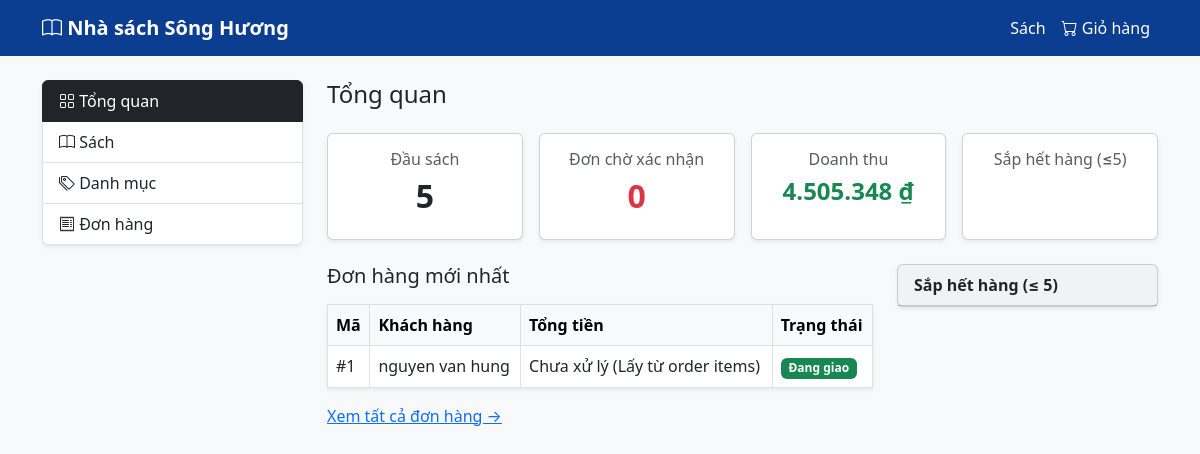
The page /admin on the database its author committed.
### app.py (models this page shows)
class Order(db.Model):
    id = db.Column(db.Integer, primary_key=True)
    customer_name = db.Column(db.String(100), nullable=False)
    phone = db.Column(db.String(20), nullable=False)
    email = db.Column(db.String(100))
    address = db.Column(db.String(200), nullable=False)
    notes = db.Column(db.Text)
    payment_method = db.Column(db.String(50), default="cash")
    total_amount = db.Column(db.Float, default=0)
    status = db.Column(db.String(50), default="Chờ xác nhận")
    created_at = db.Column(db.DateTime, default=datetime.now)
    shipping_at = db.Column(db.DateTime)
    completed_at = db.Column(db.DateTime)
    cancelled_at = db.Column(db.DateTime)
    items = db.relationship(
        "OrderItem", backref="order", lazy=True, cascade="all, delete-orphan"
    )

### app.py (the view)
@app.route("/admin")
def admin_dashboard():
    total_books = Book.query.count()
    total_categories = Category.query.count()
    total_orders = Order.query.count()
    pending_orders = Order.query.filter_by(status="Chờ xác nhận").count()
    total_revenue = (
        db.session.query(func.sum(Order.total_amount))
        .filter(Order.status != "Đã huỷ")
        .scalar()
        or 0
    )
    recent_orders = Order.query.order_by(Order.created_at.desc()).limit(5).all()
    low_stock_books = Book.query.filter(Book.stock <= 5).all()
    return render_template(
        "dashboard.html",
        total_books=total_books,
        book_count=total_books,
        total_categories=total_categories,
        category_count=total_categories,
        total_orders=total_orders,
        order_count=total_orders,
        pending_orders=pending_orders,
        revenue=total_revenue,
        total_revenue=total_revenue,
        recent_orders=recent_orders,
        orders=recent_orders,
        low_stock_books=low_stock_books,
    )

### app.py (called while the page is built)
@app.context_processor
def inject_admin_badges():
    try:
        pending_count = Order.query.filter_by(status="Chờ xác nhận").count()
    except Exception:
        pending_count = 0
    return dict(pending_orders_badge=pending_count)

### templates/dashboard.html (shortened to what this page needs)
{% extends 'base.html' %}
{% block content %}
<div class="row">
    <div class="col-md-3 mb-4">
        <div class="list-group shadow-sm">
            <a href="{{ url_for('admin_dashboard') }}" class="list-group-item list-group-item-action active bg-dark border-dark"><i class="bi bi-grid"></i> Tổng quan</a>
            <a href="{{ url_for('admin_books') }}" class="list-group-item list-group-item-action"><i class="bi bi-book"></i> Sách</a>
            <a href="{{ url_for('admin_categories') }}" class="list-group-item list-group-item-action"><i class="bi bi-tags"></i> Danh mục</a>
            <a href="{{ url_for('admin_orders') }}" class="list-group-item list-group-item-action d-flex justify-content-between align-items-center">
                <span><i class="bi bi-receipt"></i> Đơn hàng</span>
            </a>
        </div>
    </div>
    <div class="col-md-9">
        <h4 class="mb-4">Tổng quan</h4>
        <div class="row g-3 mb-4">
            <div class="col-md-3">
                <div class="card text-center shadow-sm h-100">
                    <div class="card-body">
                        <h6 class="text-muted">Đầu sách</h6>
                        <h2 class="fw-bold">{{ total_books }}</h2>
                    </div>
                </div>
            </div>
            <div class="col-md-3">
                <div class="card text-center shadow-sm h-100">
                    <div class="card-body">
                        <h6 class="text-muted">Đơn chờ xác nhận</h6>
                        <h2 class="fw-bold text-danger">{{ pending_orders }}</h2>
                    </div>
                </div>
            </div>
            <div class="col-md-3">
                <div class="card text-center shadow-sm h-100">
                    <div class="card-body">
                        <h6 class="text-muted">Doanh thu</h6>
                        <h4 class="fw-bold text-success mt-2">{{ "{:,.0f}".format(revenue).replace(',', '.') }} ₫</h4>
                    </div>
                </div>
            </div>
            <div class="col-md-3">
                <div class="card text-center shadow-sm h-100">
                    <div class="card-body">
                        <h6 class="text-muted">Sắp hết hàng (&le;5)</h6>
                    </div>
                </div>
            </div>
        </div>
        <div class="row">
            <div class="col-md-8">
                <h5 class="mb-3">Đơn hàng mới nhất</h5>
                <table class="table table-bordered bg-white shadow-sm">
                    <thead class="table-light"><tr><th>Mã</th><th>Khách hàng</th><th>Tổng tiền</th><th>Trạng thái</th></tr></thead>
                    <tbody>
                        {% for order in recent_orders %}
                        <tr>
                            <td>#{{ order.id }}</td>
                            <td>{{ order.customer_name }}</td>
                            <td>Chưa xử lý (Lấy từ order items)</td>
                            <td><span class="badge bg-{{ 'warning' if order.status=='Chờ xác nhận' else 'success' }}">{{ order.status }}</span></td>
                        </tr>
                        {% endfor %}
                    </tbody>
                </table>
                <a href="{{ url_for('admin_orders') }}">Xem tất cả đơn hàng &rarr;</a>
            </div>
            <div class="col-md-4">
                <div class="card shadow-sm bg-light">
                    <div class="card-header fw-bold">Sắp hết hàng (&le; 5)</div>
                </div>
            </div>
        </div>
    </div>
</div>
{% endblock %}

### templates/base.html (style rules this page uses)
body { background-color: #f8f9fa; }

### rows shown on the page
Order: id "1", customer_name "nguyen van hung", status "Đang giao"

### other values the page prints
{{ total_books }} "5"
{{ pending_orders }} "0"
{{ "{:,.0f}".format(revenue).replace(',', '.') }} "4.505.348"
